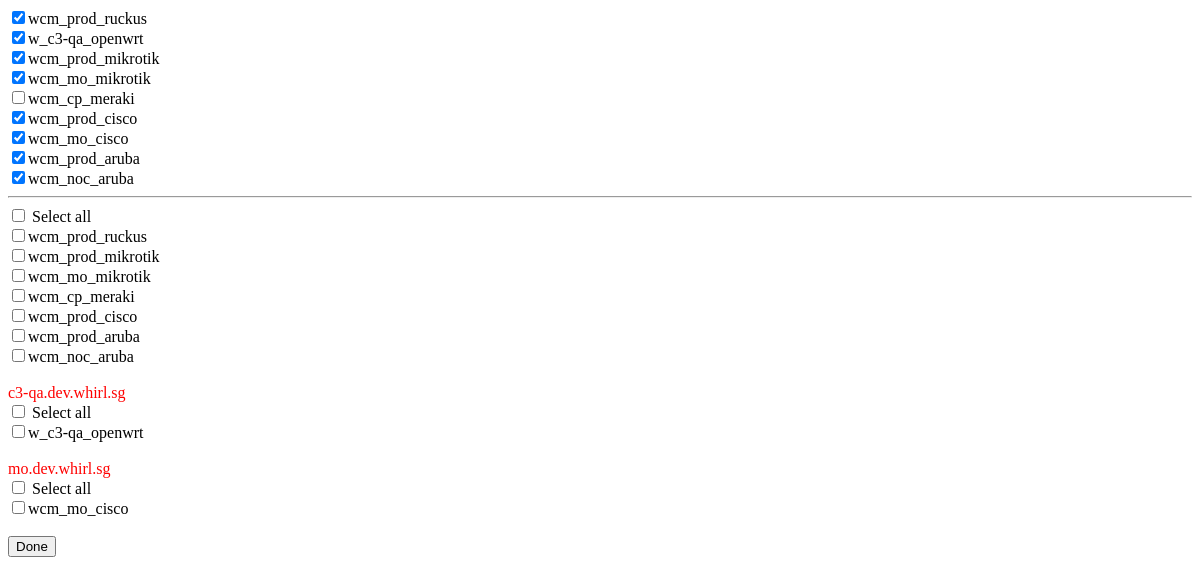
The app's page /, older data.
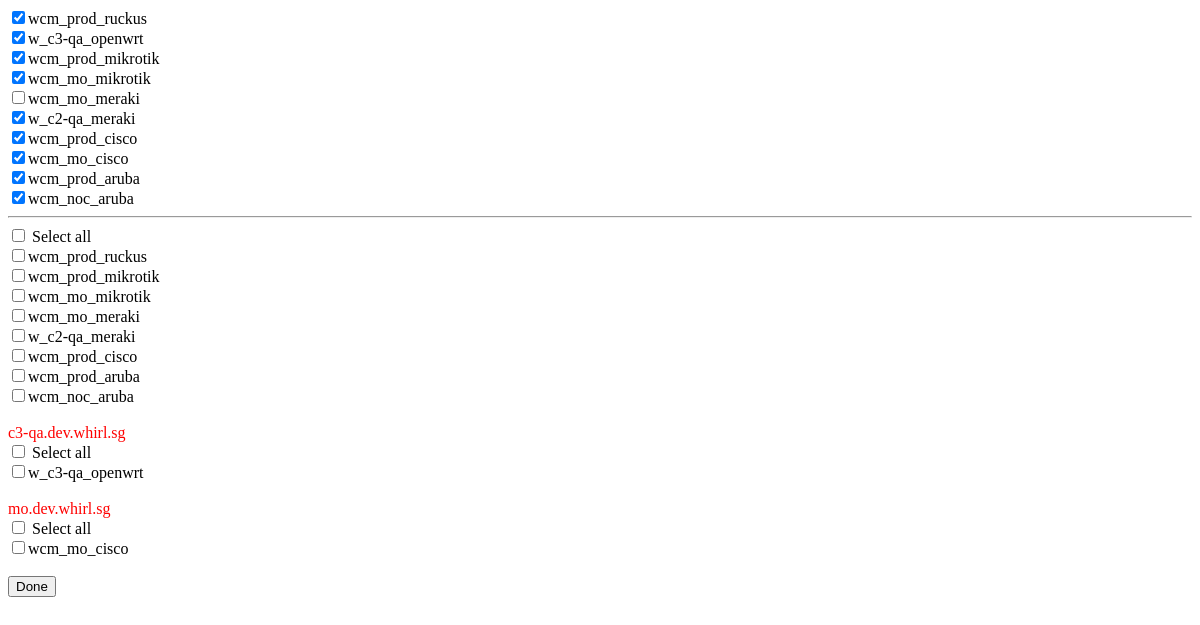
The same page, newer data.
### ssid/models.py (models this page shows, shortened)
class ssid(models.Model):
    name=models.CharField(max_length=120,unique=True)
    status=models.IntegerField()
    vendor=models.CharField(max_length=120)
    ip=models.CharField(max_length=120)
    radius=models.CharField(max_length=120)
    web=models.CharField(max_length=120)
    acl=models.CharField(max_length=120)
    wlan_id=models.CharField(max_length=120,default="")

### ssid/views.py (the view)
# urls.py: url(r'^', index)
@csrf_exempt
def index(request):
    ctx = {}
    ctx['latest'] = ssid.objects.order_by('-vendor')
    ctx['servers']=enumerate(list(ssid.objects.values_list('web', flat=True).distinct().order_by('web')))
    if request.method == 'POST':
        ssid_name = request.POST.get('ssid')
        ssid_status=request.POST.get('status')
        response_data = {}
        a = ssid.objects.get(name=ssid_name)
        if ssid_status=='up':
            a.status=1
            a.save()
            change(a.name,a.ip,a.vendor,a.status)
        if ssid_status=="down":
            a.status = 0
            a.save()
            change(a.name,a.ip, a.vendor,a.status)
        response_data['result'] = 'Backend: SSID switched successfully!'
        response_data['pk'] = a.pk
        response_data['name'] = ssid_name
        response_data['status'] = a.status
        return JsonResponse(response_data)
    else:
        return render(request, 'index.html', ctx)

### ssid/templates/index.html (shortened to what this page needs)
<!DOCTYPE html>
{% load staticfiles %}
<html>
<head>
    <link href="{% static 'stylesheet.css' %}" rel="stylesheet" type="text/css" >
</head>
<body>
    {% for i in latest %}
        {% if i.status %}
        <input type="checkbox" id="{{ i.name }}" name='ssid' value="{{ i.name }}" checked>{{ i.name }}<br>
        {% else %}
         <input type="checkbox" id="{{ i.name }}" name='ssid' value="{{ i.name }}">{{ i.name }}<br>
        {% endif %}
    {% endfor %}
    <hr>
{% for k,i in servers %}
 <div style="color:red">{{ i }}</div>
<input type="checkbox" onClick="ch_{{ k }}(this)" /> Select all<br/>
     {% for j in latest %}
        {% if j.web == i %}
           {% if i.status %}
                 <input type="checkbox" id="{{ j.name }}" name='{{ i }}' value="{{ j.name }}" checked>{{ j.name }}<br>
            {% else %}
                 <input type="checkbox" id="{{ j.name }}" name='{{ i }}' value="{{ j.name }}">{{ j.name }}<br>
           {% endif %}
        {% endif %}
     {% endfor %}
               <br>
{% endfor %}
<input type="button" onClick="" value="Done">
</body>
</html>

Row changes from the older to the newer data that the page shows:
changed ssid: name "wcm_cp_meraki" → "wcm_mo_meraki"
added ssid: name "w_c2-qa_meraki"
